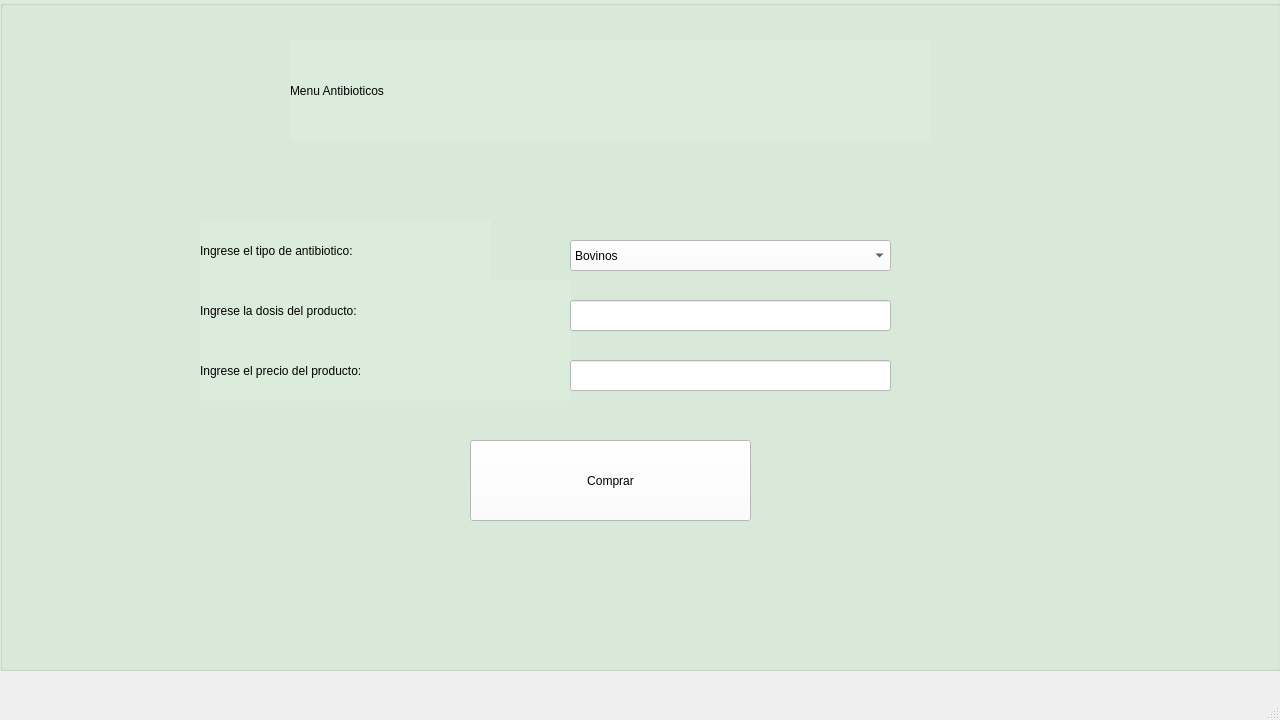
<?xml version="1.0" encoding="UTF-8"?>
<ui version="4.0">
 <class>MainWindow</class>
 <widget class="QMainWindow" name="MainWindow">
  <property name="geometry">
   <rect>
    <x>0</x>
    <y>0</y>
    <width>1280</width>
    <height>720</height>
   </rect>
  </property>
  <property name="minimumSize">
   <size>
    <width>1280</width>
    <height>720</height>
   </size>
  </property>
  <property name="maximumSize">
   <size>
    <width>1280</width>
    <height>720</height>
   </size>
  </property>
  <property name="windowTitle">
   <string>MainWindow</string>
  </property>
  <widget class="QWidget" name="centralwidget">
   <widget class="QGroupBox" name="groupBox">
    <property name="geometry">
     <rect>
      <x>0</x>
      <y>0</y>
      <width>1281</width>
      <height>671</height>
     </rect>
    </property>
    <property name="styleSheet">
     <string notr="true">background-color: rgb(220, 236, 220);</string>
    </property>
    <property name="title">
     <string/>
    </property>
    <widget class="QLabel" name="label">
     <property name="geometry">
      <rect>
       <x>290</x>
       <y>40</y>
       <width>641</width>
       <height>101</height>
      </rect>
     </property>
     <property name="styleSheet">
      <string notr="true">font: 72pt &quot;MS Shell Dlg 2&quot;;
font: 48pt &quot;MS Shell Dlg 2&quot;;</string>
     </property>
     <property name="text">
      <string>Menu Antibioticos</string>
     </property>
    </widget>
    <widget class="QPushButton" name="bttn_comprar">
     <property name="geometry">
      <rect>
       <x>470</x>
       <y>440</y>
       <width>281</width>
       <height>81</height>
      </rect>
     </property>
     <property name="styleSheet">
      <string notr="true">background-color: rgb(255, 255, 255);
font: 14pt &quot;MS Shell Dlg 2&quot;;</string>
     </property>
     <property name="text">
      <string>Comprar</string>
     </property>
    </widget>
    <widget class="QLabel" name="label_2">
     <property name="geometry">
      <rect>
       <x>200</x>
       <y>220</y>
       <width>291</width>
       <height>61</height>
      </rect>
     </property>
     <property name="styleSheet">
      <string notr="true">font: 14pt &quot;MS Shell Dlg 2&quot;;</string>
     </property>
     <property name="text">
      <string>Ingrese el tipo de antibiotico:</string>
     </property>
    </widget>
    <widget class="QComboBox" name="tipo_antibiotico">
     <property name="geometry">
      <rect>
       <x>570</x>
       <y>240</y>
       <width>321</width>
       <height>31</height>
      </rect>
     </property>
     <property name="styleSheet">
      <string notr="true">background-color: rgb(255, 255, 255);</string>
     </property>
     <item>
      <property name="text">
       <string>Bovinos</string>
      </property>
     </item>
     <item>
      <property name="text">
       <string>Caprinos</string>
      </property>
     </item>
     <item>
      <property name="text">
       <string>Porcinos</string>
      </property>
     </item>
    </widget>
    <widget class="QLabel" name="label_3">
     <property name="geometry">
      <rect>
       <x>200</x>
       <y>280</y>
       <width>371</width>
       <height>61</height>
      </rect>
     </property>
     <property name="styleSheet">
      <string notr="true">font: 14pt &quot;MS Shell Dlg 2&quot;;</string>
     </property>
     <property name="text">
      <string>Ingrese la dosis del producto:</string>
     </property>
    </widget>
    <widget class="QLineEdit" name="dosis">
     <property name="geometry">
      <rect>
       <x>570</x>
       <y>300</y>
       <width>321</width>
       <height>31</height>
      </rect>
     </property>
     <property name="styleSheet">
      <string notr="true">background-color: rgb(255, 255, 255);</string>
     </property>
    </widget>
    <widget class="QLabel" name="label_4">
     <property name="geometry">
      <rect>
       <x>200</x>
       <y>340</y>
       <width>371</width>
       <height>61</height>
      </rect>
     </property>
     <property name="styleSheet">
      <string notr="true">font: 14pt &quot;MS Shell Dlg 2&quot;;</string>
     </property>
     <property name="text">
      <string>Ingrese el precio del producto:</string>
     </property>
    </widget>
    <widget class="QLineEdit" name="precio_producto">
     <property name="geometry">
      <rect>
       <x>570</x>
       <y>360</y>
       <width>321</width>
       <height>31</height>
      </rect>
     </property>
     <property name="styleSheet">
      <string notr="true">background-color: rgb(255, 255, 255);</string>
     </property>
    </widget>
   </widget>
  </widget>
  <widget class="QMenuBar" name="menubar">
   <property name="geometry">
    <rect>
     <x>0</x>
     <y>0</y>
     <width>1280</width>
     <height>26</height>
    </rect>
   </property>
  </widget>
  <widget class="QStatusBar" name="statusbar"/>
 </widget>
 <resources/>
 <connections/>
</ui>
